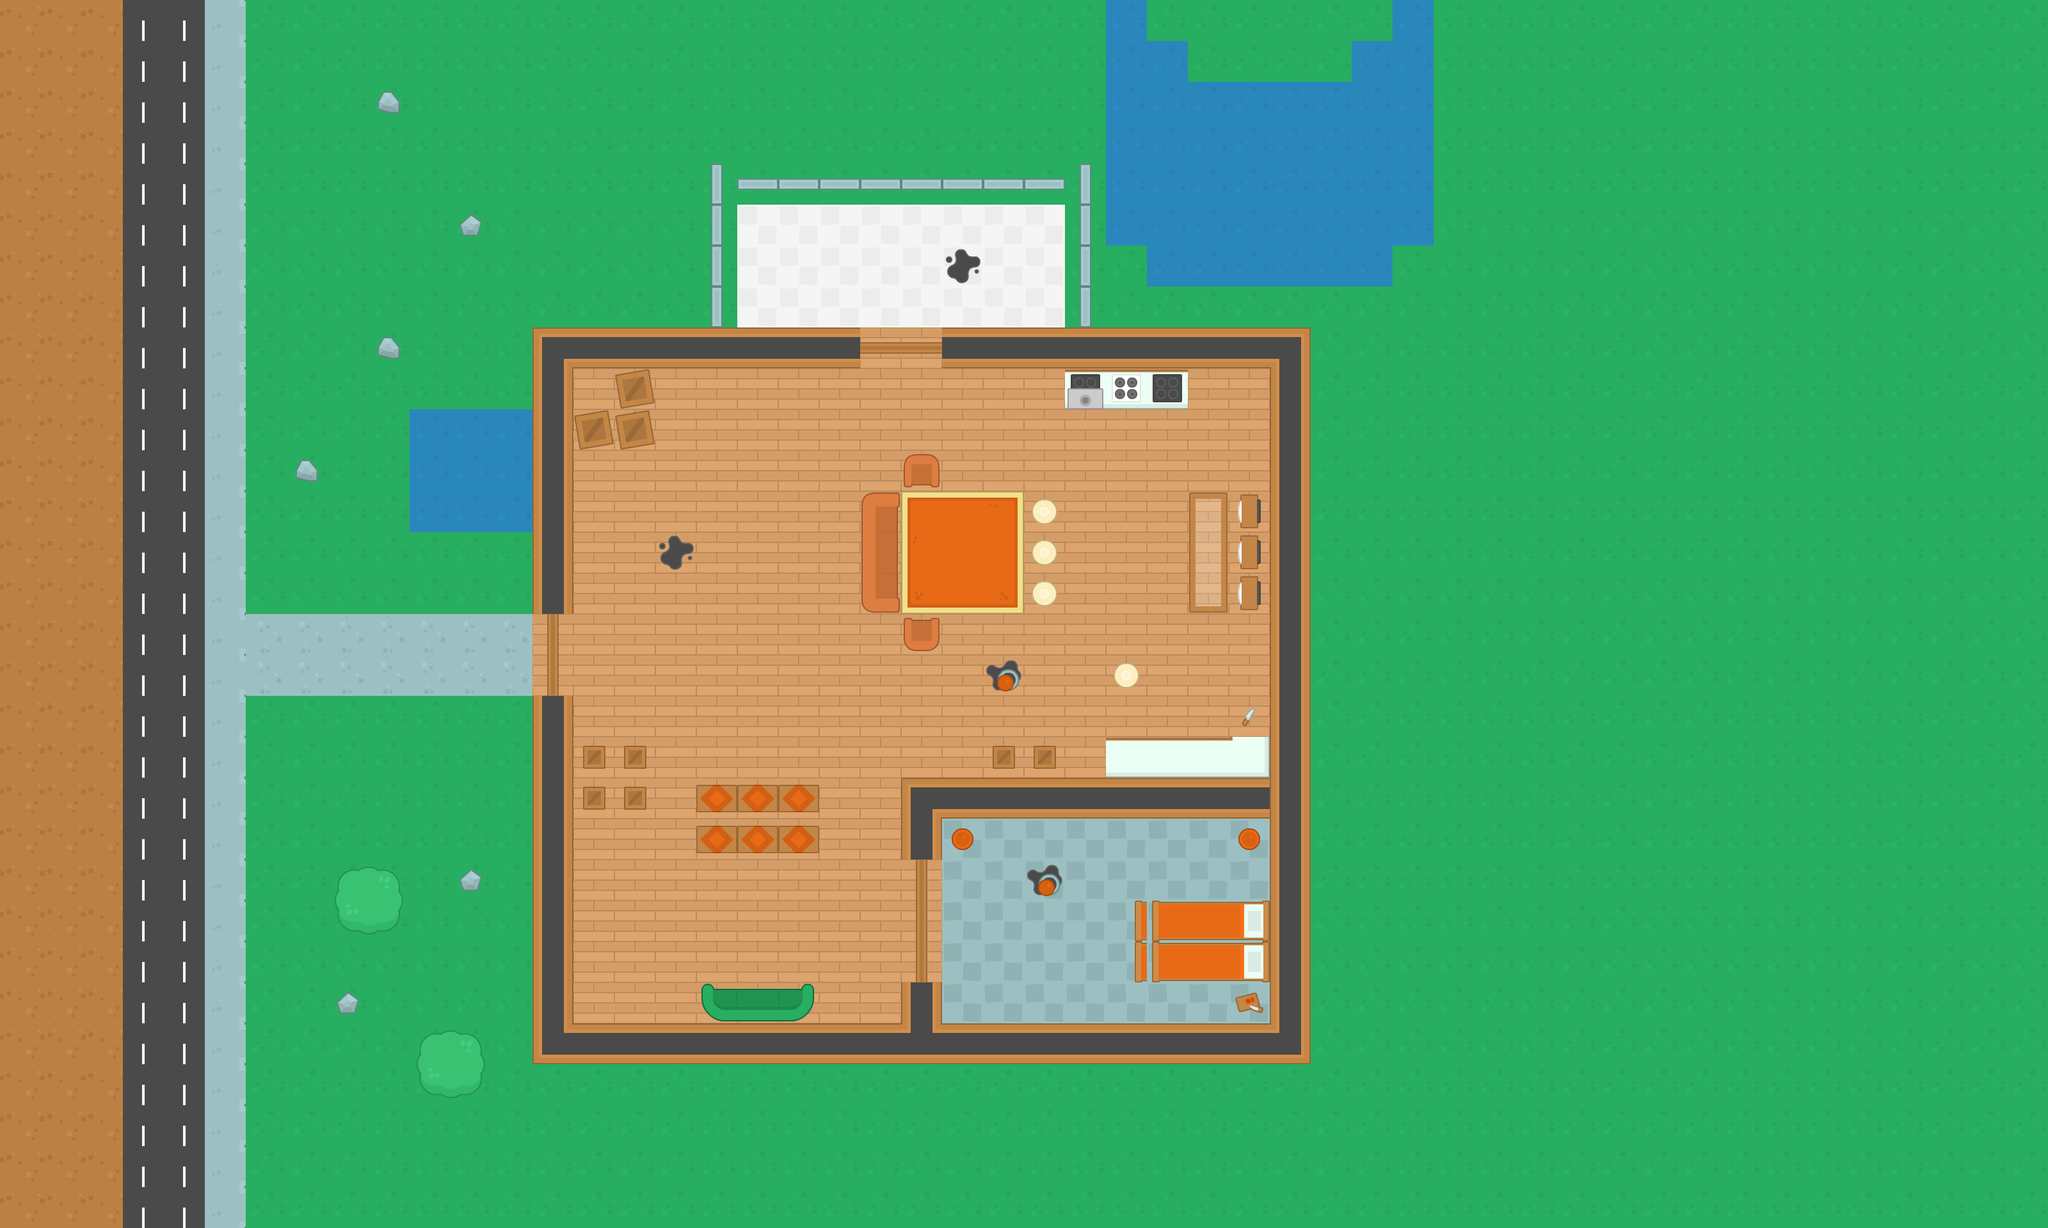

Tiled map render using the project's own tile images. Description and the map definition, with tile-layer contents summarised, below:
An orthogonal 50x30 tile map with 64x64 px tiles, 2 tile layers (Ground, Decorations) and 39 objects (21x zombie, 14x wall, player, health, shotgun).

<map version="1.4" tiledversion="1.4.1" orientation="orthogonal" renderorder="right-down" width="50" height="30" tilewidth="64" tileheight="64" infinite="0" nextlayerid="5" nextobjectid="59">
 <tileset firstgid="1" source="Kenney Tileset.tsx" />
 <layer id="1" name="Ground" width="50" height="30">
  <data>[1500 cells, 1500 non-empty, 16 distinct tile ids]</data>
 </layer>
 <layer id="2" name="Decorations" width="50" height="30">
  <data>[1500 cells, 102 non-empty, 47 distinct tile ids]</data>
 </layer>
 <objectgroup id="3" name="Obstacles">
  <object id="1" name="player" x="334" y="466.667" width="32" height="32" />
  <object id="14" name="wall" x="1418" y="778" width="170" height="170" />
  <object id="15" name="zombie" x="1386.67" y="215.333" width="64" height="64" />
  <object id="16" name="wall" x="834" y="512" width="514" height="62" />
  <object id="17" name="wall" x="1473" y="511" width="568" height="62" />
  <object id="21" name="wall" x="895" y="1599" width="1084" height="62" />
  <object id="22" name="wall" x="1411" y="1214" width="570" height="72" />
  <object id="23" name="wall" x="1412" y="1286" width="54" height="56" />
  <object id="24" name="wall" x="1408" y="1537" width="64" height="58" />
  <object id="27" name="wall" x="1990" y="592" width="46" height="1068" />
  <object id="28" name="wall" x="836" y="576" width="54" height="382" />
  <object id="29" name="wall" x="840" y="1088" width="42" height="570" />
  <object id="30" name="zombie" x="1110" y="178" width="64" height="64" />
  <object id="31" name="zombie" x="1118" y="368" width="64" height="64" />
  <object id="32" name="zombie" x="1208" y="266" width="64" height="64" />
  <object id="33" name="wall" x="902" y="652" width="112" height="44" />
  <object id="34" name="wall" x="968" y="588" width="46" height="46" />
  <object id="35" name="wall" x="1090" y="1532" width="182" height="62" />
  <object id="36" name="wall" x="904" y="1166" width="110" height="100" />
  <object id="42" name="zombie" x="1605.33" y="345.333" width="64" height="64" />
  <object id="43" name="zombie" x="1320" y="674.667" width="64" height="64" />
  <object id="44" name="zombie" x="1201.33" y="940" width="64" height="64" />
  <object id="45" name="zombie" x="1748" y="713.333" width="64" height="64" />
  <object id="46" name="zombie" x="1293.33" y="1121.33" width="64" height="64" />
  <object id="47" name="zombie" x="1658.67" y="1528" width="64" height="64" />
  <object id="48" name="zombie" x="1657.33" y="1297.33" width="64" height="64" />
  <object id="49" name="zombie" x="1848" y="1324" width="64" height="64" />
  <object id="50" name="zombie" x="1064" y="1424" width="64" height="64" />
  <object id="51" name="zombie" x="920" y="733.333" width="64" height="64" />
  <object id="52" name="zombie" x="777.333" y="58.6667" width="64" height="64" />
  <object id="53" name="zombie" x="1529.33" y="100" width="64" height="64" />
  <object id="54" name="zombie" x="1402.67" y="425.333" width="64" height="64" />
  <object id="55" name="zombie" x="1780" y="204" width="64" height="64" />
  <object id="56" name="zombie" x="1966.67" y="358.667" width="64" height="64" />
  <object id="57" name="zombie" x="1958.67" y="130.667" width="64" height="64" />
  <object id="58" name="zombie" x="1830.67" y="313.333" width="64" height="64" />
 </objectgroup>
 <objectgroup id="4" name="Items">
  <object id="39" name="health" x="398.667" y="594.667" width="36" height="33.3333" />
  <object id="40" name="shotgun" x="1537.33" y="1414.67" width="60" height="50.6667" />
  <object id="41" x="1378.67" y="1265.33" />
 </objectgroup>
</map>
